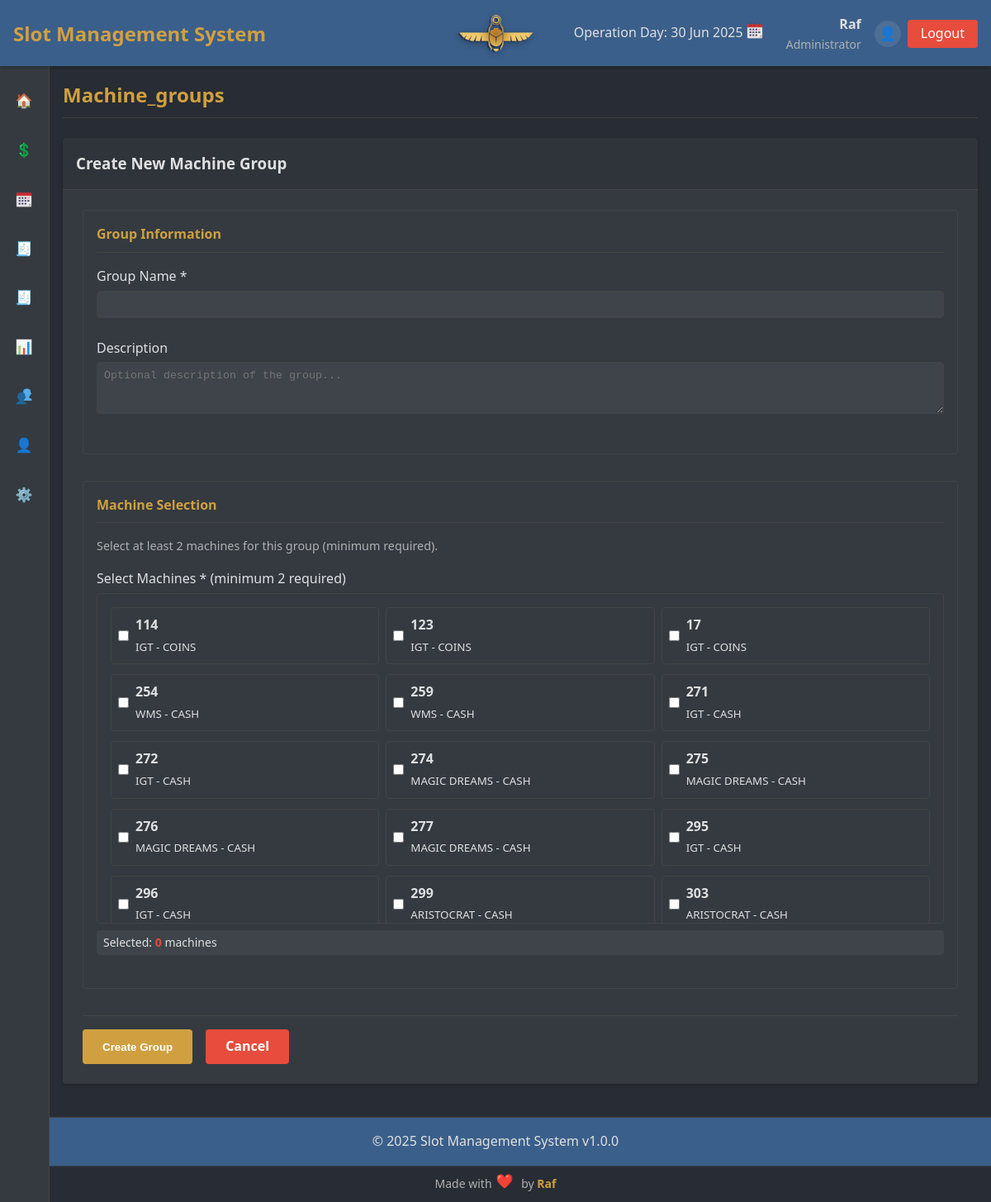
Screenshot of /index.php?page=machine_groups&action=create (signed in) with the database file from the repository.
### tables this page shows
CREATE TABLE `machines` (
  `id` int NOT NULL AUTO_INCREMENT,
  `machine_number` varchar(50) NOT NULL,
  `brand_id` int DEFAULT NULL,
  `model` varchar(100) NOT NULL,
  `game` varchar(100) DEFAULT NULL,
  `type_id` int DEFAULT NULL,
  `credit_value` decimal(10,2) NOT NULL,
  `manufacturing_year` int DEFAULT NULL,
  `ip_address` varchar(15) DEFAULT NULL,
  `mac_address` varchar(17) DEFAULT NULL,
  `serial_number` varchar(100) DEFAULT NULL,
  `status` enum('Active','Inactive','Maintenance','Reserved') NOT NULL DEFAULT 'Active',
  `ticket_printer` enum('yes','N/A') DEFAULT NULL,
  `system_comp` enum('offline','online') DEFAULT NULL,
  `created_at` timestamp NULL DEFAULT CURRENT_TIMESTAMP,
  `updated_at` timestamp NULL DEFAULT CURRENT_TIMESTAMP ON UPDATE CURRENT_TIMESTAMP,
  PRIMARY KEY (`id`),
  UNIQUE KEY `machine_number` (`machine_number`),
  UNIQUE KEY `serial_number` (`serial_number`),
  KEY `brand_id` (`brand_id`),
  KEY `type_id` (`type_id`),
  KEY `idx_machines_game` (`game`)
);

CREATE TABLE `brands` (
  `id` int NOT NULL AUTO_INCREMENT,
  `name` varchar(100) NOT NULL,
  `description` text,
  `created_at` timestamp NULL DEFAULT CURRENT_TIMESTAMP,
  `updated_at` timestamp NULL DEFAULT CURRENT_TIMESTAMP ON UPDATE CURRENT_TIMESTAMP,
  PRIMARY KEY (`id`),
  UNIQUE KEY `name` (`name`)
);

CREATE TABLE `machine_types` (
  `id` int NOT NULL AUTO_INCREMENT,
  `name` varchar(50) NOT NULL,
  `description` text,
  `created_at` timestamp NULL DEFAULT CURRENT_TIMESTAMP,
  `updated_at` timestamp NULL DEFAULT CURRENT_TIMESTAMP ON UPDATE CURRENT_TIMESTAMP,
  PRIMARY KEY (`id`),
  UNIQUE KEY `name` (`name`)
);

### pages/machine_groups/create.php (the view, shortened to what this page needs)
<?php
$group = [
    'name' => '',
    'description' => '',
    'machine_ids' => []
];
try {
    $stmt = $conn->query("
        SELECT m.id, m.machine_number, b.name as brand_name, mt.name as type_name
        FROM machines m
        LEFT JOIN brands b ON m.brand_id = b.id
        LEFT JOIN machine_types mt ON m.type_id = mt.id
        ORDER BY m.machine_number
    ");
    $machines = $stmt->fetchAll();
} catch (PDOException $e) {
    $error = "Database error: " . $e->getMessage();
    $machines = [];
}
?>
<div class="machine-group-create fade-in">
    <div class="card">
        <div class="card-header">
            <h3>Create New Machine Group</h3>
        </div>
        <div class="card-body">
            <form action="index.php?page=machine_groups&action=create" method="POST" onsubmit="return validateGroupForm(this)">
                <div class="form-section">
                    <h4>Group Information</h4>
                    <div class="form-group">
                        <label for="name">Group Name *</label>
                        <input type="text" id="name" name="name" class="form-control" value="<?php echo htmlspecialchars($group['name']); ?>" required>
                    </div>
                    <div class="form-group">
                        <label for="description">Description</label>
                        <textarea id="description" name="description" class="form-control" rows="3" placeholder="Optional description of the group..."><?php echo htmlspecialchars($group['description']); ?></textarea>
                    </div>
                </div>
                <div class="form-section">
                    <h4>Machine Selection</h4>
                    <p class="form-description">Select at least 2 machines for this group (minimum required).</p>
                    <div class="form-group">
                        <label>Select Machines * (minimum 2 required)</label>
                        <div class="machine-selection">
                            <?php if (empty($machines)): ?>
                                <p class="text-muted">No machines available</p>
                            <?php else: ?>
                                <div class="machine-grid">
                                    <?php foreach ($machines as $machine): ?>
                                        <label class="machine-checkbox">
                                            <input type="checkbox" name="machine_ids[]" value="<?php echo $machine['id']; ?>"
                                                   <?php echo in_array($machine['id'], $group['machine_ids']) ? 'checked' : ''; ?>>
                                            <div class="machine-info">
                                                <strong><?php echo htmlspecialchars($machine['machine_number']); ?></strong>
                                                <br>
                                                <small><?php echo htmlspecialchars($machine['brand_name'] ?? 'No Brand'); ?> - <?php echo htmlspecialchars($machine['type_name'] ?? 'No Type'); ?></small>
                                            </div>
                                        </label>
                                    <?php endforeach; ?>
                                </div>
                            <?php endif; ?>
                        </div>
                        <div id="selection-count" class="selection-info">
                            Selected: <span id="count">0</span> machines
                        </div>
                    </div>
                </div>
                <div class="form-actions">
                    <button type="submit" class="btn btn-primary">Create Group</button>
                    <a href="index.php?page=machine_groups" class="btn btn-danger">Cancel</a>
                </div>
            </form>
        </div>
    </div>
</div>

### assets/css/styles.css (style rules this page uses)
:root { --primary-color: #3a5f8a; --secondary-color: #d0a040; --accent-color: #e74c3c; --dark-bg: #282c34; --light-bg: #343a40; --text-light: #e0e0e0; --text-muted: #b0b0b0; --success-color: #2ecc71; --warning-color: #f39c12; --danger-color: #e74c3c; --border-color: #444444; --spacing-xs: 0.25rem; --spacing-sm: 0.5rem; --spacing-md: 1rem; --spacing-lg: 1.5rem; --spacing-xl: 2rem; --font-xs: 0.75rem; --font-sm: 0.875rem; --font-md: 1rem; --font-lg: 1.25rem; --font-xl: 1.5rem; --font-xxl: 2rem; --border-radius: 4px; --box-shadow: 0 2px 4px rgba(0, 0, 0, 0.2); --transition-speed: 0.3s; --sidebar-width-expanded: 250px; --sidebar-width-collapsed: 60px; }
* { margin: 0; padding: 0; box-sizing: border-box; }
body { font-family: 'Segoe UI', Tahoma, Geneva, Verdana, sans-serif; background-color: var(--dark-bg); color: var(--text-light); line-height: 1.6; padding-top: 80px; }
a { color: var(--secondary-color); text-decoration: none; transition: color var(--transition-speed); }
.form-group { margin-bottom: var(--spacing-lg); }
label { display: block; margin-bottom: var(--spacing-xs); color: var(--text-light); }
.form-control { width: 100%; padding: var(--spacing-sm); background-color: rgba(255, 255, 255, 0.05); border: 1px solid var(--border-color); border-radius: var(--border-radius); color: var(--text-light); transition: border-color var(--transition-speed); }
.btn { display: inline-block; padding: var(--spacing-sm) var(--spacing-lg); border: none; border-radius: var(--border-radius); cursor: pointer; font-weight: bold; text-align: center; transition: all var(--transition-speed); }
.btn-primary { background-color: var(--secondary-color); color: white; }
.btn-danger { background-color: var(--danger-color); color: white; }
.card { background-color: var(--light-bg); border-radius: var(--border-radius); box-shadow: var(--box-shadow); margin-bottom: var(--spacing-lg); }
.card-header { padding: var(--spacing-md); border-bottom: 1px solid var(--border-color); background-color: rgba(0, 0, 0, 0.1); }
.card-body { padding: var(--spacing-lg); }
.form-section { margin-bottom: 2rem; padding: 1rem; border: 1px solid var(--border-color); border-radius: var(--border-radius); }
.form-section h4 { margin-bottom: 1rem; color: var(--secondary-color); border-bottom: 1px solid var(--border-color); padding-bottom: 0.5rem; }
.form-actions { margin-top: 2rem; padding-top: 1rem; border-top: 1px solid var(--border-color); display: flex; gap: 1rem; }
.machine-selection { border: 1px solid var(--border-color); border-radius: var(--border-radius); padding: var(--spacing-md); max-height: 400px; overflow-y: auto; }
.machine-grid { display: grid; grid-template-columns: repeat(auto-fill, minmax(250px, 1fr)); gap: var(--spacing-sm); }
.machine-checkbox { display: flex; align-items: center; padding: var(--spacing-sm); border: 1px solid var(--border-color); border-radius: var(--border-radius); cursor: pointer; transition: all var(--transition-speed); }
.machine-checkbox input[type="checkbox"] { margin-right: var(--spacing-sm); }
.machine-info { flex: 1; }
.selection-info { margin-top: var(--spacing-sm); padding: var(--spacing-xs) var(--spacing-sm); background-color: rgba(255, 255, 255, 0.05); border-radius: var(--border-radius); font-size: var(--font-sm); }
.selection-info #count { font-weight: bold; color: var(--secondary-color); }
.form-description { color: var(--text-muted); font-size: 0.9rem; margin-bottom: 1rem; }
.fade-in { animation: fadeIn var(--transition-speed); }

### rows the page displays
machines: machine_number "114", brand.name "IGT", machine_types.name "COINS"
machines: machine_number "123", brand.name "IGT", machine_types.name "COINS"
machines: machine_number "17", brand.name "IGT", machine_types.name "COINS"
machines: machine_number "254", brand.name "WMS", machine_types.name "CASH"
machines: machine_number "259", brand.name "WMS", machine_types.name "CASH"
machines: machine_number "271", brand.name "IGT", machine_types.name "CASH"
machines: machine_number "272", brand.name "IGT", machine_types.name "CASH"
machines: machine_number "274", brand.name "MAGIC DREAMS", machine_types.name "CASH"
machines: machine_number "275", brand.name "MAGIC DREAMS", machine_types.name "CASH"
machines: machine_number "276", brand.name "MAGIC DREAMS", machine_types.name "CASH"
machines: machine_number "277", brand.name "MAGIC DREAMS", machine_types.name "CASH"
machines: machine_number "295", brand.name "IGT", machine_types.name "CASH"
machines: machine_number "296", brand.name "IGT", machine_types.name "CASH"
machines: machine_number "299", brand.name "ARISTOCRAT", machine_types.name "CASH"
machines: machine_number "303", brand.name "ARISTOCRAT", machine_types.name "CASH"

### other values shown
$app_name "Slot Management System"
$_SESSION['username'] "Raf"
$user_roles[$_SESSION['user_role']] "Administrator"
$app_version "1.0.0"
